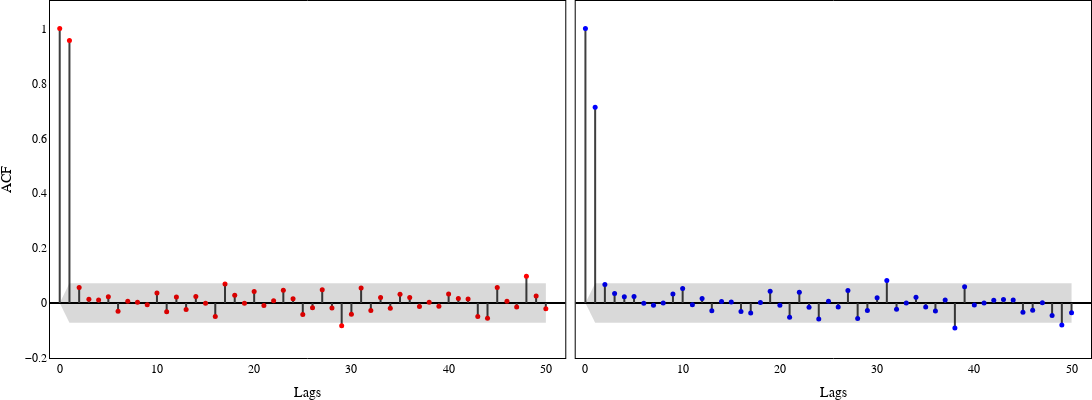

The notebook cell saved with this chart:
### Code cell
acf_eth_long = auto_correlation(eth_zoo['lambdadagger'])
acf_abs_eth_short = auto_correlation(abs(eth_zoo['lambda2dagger']))

fig = make_subplots(rows=1, cols=2,
                    horizontal_spacing=0.01)

fig['layout'].update(height=400, width=1200, showlegend=False,
                    font=dict(family='Times New Roman', size=12))

fig.add_traces([go.Scatter(x=(x,x), y=(0,acf_eth_long[0][0][x]), mode='lines', line_color='#3f3f3f') 
                for x in range(len(acf_eth_long[0][0]))], 
               rows=1, cols=1)
fig.add_traces([go.Scatter(x=np.arange(len(acf_eth_long[0][0])), y=acf_eth_long[0][0], 
                           mode='markers',marker_color='#ff0101', marker_size=5),
                go.Scatter(x=np.arange(len(acf_eth_long[0][0])), y=acf_eth_long[2], mode='lines', 
                           line_color='rgba(255,255,255,0)'),
                go.Scatter(x=np.arange(len(acf_eth_long[0][0])), y=acf_eth_long[1], mode='lines',
                           fillcolor='rgba(0, 0, 0,0.15)',fill='tonexty', line_color='rgba(255,255,255,0)')],
               rows=1, cols=1)

fig.add_traces([go.Scatter(x=(x,x), y=(0,acf_abs_eth_short[0][0][x]), mode='lines',
                           line_color='#3f3f3f') for x in range(len(acf_abs_eth_short[0][0]))], 
               rows=1, cols=2)
fig.add_traces([go.Scatter(x=np.arange(len(acf_abs_eth_short[0][0])), y=acf_abs_eth_short[0][0],
                           mode='markers',marker_color='#0000ff', marker_size=5),
                go.Scatter(x=np.arange(len(acf_abs_eth_short[0][0])), y=acf_abs_eth_short[2], 
                           mode='lines', line_color='rgba(255,255,255,0)'),
                go.Scatter(x=np.arange(len(acf_abs_eth_short[0][0])), y=acf_abs_eth_short[1], 
                           mode='lines', fillcolor='rgba(0, 0, 0,0.15)',fill='tonexty', line_color='rgba(255,255,255,0)')],
               rows=1, cols=2)


fig.update_xaxes(showline=True, linewidth=1, linecolor='black', mirror=True,showgrid=False)
fig.update_yaxes(zerolinecolor='#000000',
                 showline=True, linewidth=1, linecolor='black', mirror=True, showgrid=False)

fig['layout']['yaxis1'].update(title_text='ACF', range=[-0.2,1.1])
fig['layout']['yaxis2'].update(title_text='', range=[-0.2,1.1], showticklabels = False)

fig['layout']['xaxis1'].update(title_text='Lags', range=[-1,52])
fig['layout']['xaxis2'].update(title_text='Lags', range=[-1,52])

fig.update_layout({'plot_bgcolor': 'rgba(0,0,0,0)',
                   'paper_bgcolor': 'rgba(0,0,0,0)'},
                  font_color='#000000',
                  margin=dict(l=0,r=0,b=0,t=0))

fig.show()
fig.write_image('./image/acf_eth_long_short.pdf')

### Figure 1 — Plotly figure (JSON) as saved in the notebook; plotly's stock layout.template omitted (floating-point values rounded to 4 significant figures)
{"data": [{"line": {"color": "#3f3f3f"}, "mode": "lines", "type": "scatter", "x": [0, 0], "xaxis": "x", "y": [0, 1], "yaxis": "y"}, {"line": {"color": "#3f3f3f"}, "mode": "lines", "type": "scatter", "x": [1, 1], "xaxis": "x", "y": [0, 0.9564], "yaxis": "y"}, {"line": {"color": "#3f3f3f"}, "mode": "lines", "type": "scatter", "x": [2, 2], "xaxis": "x", "y": [0, 0.05635], "yaxis": "y"}, {"line": {"color": "#3f3f3f"}, "mode": "lines", "type": "scatter", "x": [3, 3], "xaxis": "x", "y": [0, 0.01387], "yaxis": "y"}, {"line": {"color": "#3f3f3f"}, "mode": "lines", "type": "scatter", "x": [4, 4], "xaxis": "x", "y": [0, 0.01147], "yaxis": "y"}, {"line": {"color": "#3f3f3f"}, "mode": "lines", "type": "scatter", "x": [5, 5], "xaxis": "x", "y": [0, 0.02285], "yaxis": "y"}, {"line": {"color": "#3f3f3f"}, "mode": "lines", "type": "scatter", "x": [6, 6], "xaxis": "x", "y": [0, -0.0298], "yaxis": "y"}, {"line": {"color": "#3f3f3f"}, "mode": "lines", "type": "scatter", "x": [7, 7], "xaxis": "x", "y": [0, 0.006724], "yaxis": "y"}, {"line": {"color": "#3f3f3f"}, "mode": "lines", "type": "scatter", "x": [8, 8], "xaxis": "x", "y": [0, 0.002827], "yaxis": "y"}, {"line": {"color": "#3f3f3f"}, "mode": "lines", "type": "scatter", "x": [9, 9], "xaxis": "x", "y": [0, -0.005995], "yaxis": "y"}, {"line": {"color": "#3f3f3f"}, "mode": "lines", "type": "scatter", "x": [10, 10], "xaxis": "x", "y": [0, 0.03677], "yaxis": "y"}, {"line": {"color": "#3f3f3f"}, "mode": "lines", "type": "scatter", "x": [11, 11], "xaxis": "x", "y": [0, -0.03158], "yaxis": "y"}, {"line": {"color": "#3f3f3f"}, "mode": "lines", "type": "scatter", "x": [12, 12], "xaxis": "x", "y": [0, 0.02246], "yaxis": "y"}, {"line": {"color": "#3f3f3f"}, "mode": "lines", "type": "scatter", "x": [13, 13], "xaxis": "x", "y": [0, -0.02344], "yaxis": "y"}, {"line": {"color": "#3f3f3f"}, "mode": "lines", "type": "scatter", "x": [14, 14], "xaxis": "x", "y": [0, 0.02423], "yaxis": "y"}, {"line": {"color": "#3f3f3f"}, "mode": "lines", "type": "scatter", "x": [15, 15], "xaxis": "x", "y": [0, -0.0003548], "yaxis": "y"}, {"line": {"color": "#3f3f3f"}, "mode": "lines", "type": "scatter", "x": [16, 16], "xaxis": "x", "y": [0, -0.0489], "yaxis": "y"}, {"line": {"color": "#3f3f3f"}, "mode": "lines", "type": "scatter", "x": [17, 17], "xaxis": "x", "y": [0, 0.06906], "yaxis": "y"}, {"line": {"color": "#3f3f3f"}, "mode": "lines", "type": "scatter", "x": [18, 18], "xaxis": "x", "y": [0, 0.02846], "yaxis": "y"}, {"line": {"color": "#3f3f3f"}, "mode": "lines", "type": "scatter", "x": [19, 19], "xaxis": "x", "y": [0, -0.0008777], "yaxis": "y"}, {"line": {"color": "#3f3f3f"}, "mode": "lines", "type": "scatter", "x": [20, 20], "xaxis": "x", "y": [0, 0.04213], "yaxis": "y"}, {"line": {"color": "#3f3f3f"}, "mode": "lines", "type": "scatter", "x": [21, 21], "xaxis": "x", "y": [0, -0.008585], "yaxis": "y"}, {"line": {"color": "#3f3f3f"}, "mode": "lines", "type": "scatter", "x": [22, 22], "xaxis": "x", "y": [0, 0.008207], "yaxis": "y"}, {"line": {"color": "#3f3f3f"}, "mode": "lines", "type": "scatter", "x": [23, 23], "xaxis": "x", "y": [0, 0.04701], "yaxis": "y"}, {"line": {"color": "#3f3f3f"}, "mode": "lines", "type": "scatter", "x": [24, 24], "xaxis": "x", "y": [0, 0.01535], "yaxis": "y"}, {"line": {"color": "#3f3f3f"}, "mode": "lines", "type": "scatter", "x": [25, 25], "xaxis": "x", "y": [0, -0.04114], "yaxis": "y"}, {"line": {"color": "#3f3f3f"}, "mode": "lines", "type": "scatter", "x": [26, 26], "xaxis": "x", "y": [0, -0.01705], "yaxis": "y"}, {"line": {"color": "#3f3f3f"}, "mode": "lines", "type": "scatter", "x": [27, 27], "xaxis": "x", "y": [0, 0.04822], "yaxis": "y"}, {"line": {"color": "#3f3f3f"}, "mode": "lines", "type": "scatter", "x": [28, 28], "xaxis": "x", "y": [0, -0.01808], "yaxis": "y"}, {"line": {"color": "#3f3f3f"}, "mode": "lines", "type": "scatter", "x": [29, 29], "xaxis": "x", "y": [0, -0.08226], "yaxis": "y"}, {"line": {"color": "#3f3f3f"}, "mode": "lines", "type": "scatter", "x": [30, 30], "xaxis": "x", "y": [0, -0.04074], "yaxis": "y"}, {"line": {"color": "#3f3f3f"}, "mode": "lines", "type": "scatter", "x": [31, 31], "xaxis": "x", "y": [0, 0.05452], "yaxis": "y"}, {"line": {"color": "#3f3f3f"}, "mode": "lines", "type": "scatter", "x": [32, 32], "xaxis": "x", "y": [0, -0.02662], "yaxis": "y"}, {"line": {"color": "#3f3f3f"}, "mode": "lines", "type": "scatter", "x": [33, 33], "xaxis": "x", "y": [0, 0.02054], "yaxis": "y"}, {"line": {"color": "#3f3f3f"}, "mode": "lines", "type": "scatter", "x": [34, 34], "xaxis": "x", "y": [0, -0.01839], "yaxis": "y"}, {"line": {"color": "#3f3f3f"}, "mode": "lines", "type": "scatter", "x": [35, 35], "xaxis": "x", "y": [0, 0.03248], "yaxis": "y"}, {"line": {"color": "#3f3f3f"}, "mode": "lines", "type": "scatter", "x": [36, 36], "xaxis": "x", "y": [0, 0.02059], "yaxis": "y"}, {"line": {"color": "#3f3f3f"}, "mode": "lines", "type": "scatter", "x": [37, 37], "xaxis": "x", "y": [0, -0.01205], "yaxis": "y"}, {"line": {"color": "#3f3f3f"}, "mode": "lines", "type": "scatter", "x": [38, 38], "xaxis": "x", "y": [0, 0.003252], "yaxis": "y"}, {"line": {"color": "#3f3f3f"}, "mode": "lines", "type": "scatter", "x": [39, 39], "xaxis": "x", "y": [0, -0.0119], "yaxis": "y"}, {"line": {"color": "#3f3f3f"}, "mode": "lines", "type": "scatter", "x": [40, 40], "xaxis": "x", "y": [0, 0.03261], "yaxis": "y"}, {"line": {"color": "#3f3f3f"}, "mode": "lines", "type": "scatter", "x": [41, 41], "xaxis": "x", "y": [0, 0.0164], "yaxis": "y"}, {"line": {"color": "#3f3f3f"}, "mode": "lines", "type": "scatter", "x": [42, 42], "xaxis": "x", "y": [0, 0.01525], "yaxis": "y"}, {"line": {"color": "#3f3f3f"}, "mode": "lines", "type": "scatter", "x": [43, 43], "xaxis": "x", "y": [0, -0.0492], "yaxis": "y"}, {"line": {"color": "#3f3f3f"}, "mode": "lines", "type": "scatter", "x": [44, 44], "xaxis": "x", "y": [0, -0.05568], "yaxis": "y"}, {"line": {"color": "#3f3f3f"}, "mode": "lines", "type": "scatter", "x": [45, 45], "xaxis": "x", "y": [0, 0.05648], "yaxis": "y"}, {"line": {"color": "#3f3f3f"}, "mode": "lines", "type": "scatter", "x": [46, 46], "xaxis": "x", "y": [0, 0.006512], "yaxis": "y"}, {"line": {"color": "#3f3f3f"}, "mode": "lines", "type": "scatter", "x": [47, 47], "xaxis": "x", "y": [0, -0.01474], "yaxis": "y"}, {"line": {"color": "#3f3f3f"}, "mode": "lines", "type": "scatter", "x": [48, 48], "xaxis": "x", "y": [0, 0.09788], "yaxis": "y"}, {"line": {"color": "#3f3f3f"}, "mode": "lines", "type": "scatter", "x": [49, 49], "xaxis": "x", "y": [0, 0.02619], "yaxis": "y"}, {"line": {"color": "#3f3f3f"}, "mode": "lines", "type": "scatter", "x": [50, 50], "xaxis": "x", "y": [0, -0.02103], "yaxis": "y"}, {"marker": {"color": "#ff0101", "size": 5}, "mode": "markers", "type": "scatter", "x": [0, 1, 2, 3, 4, 5, 6, 7, 8, 9, 10, 11, 12, 13, 14, 15, 16, 17, 18, 19, 20, 21, 22, 23, 24, 25, 26, 27, 28, 29, 30, 31, 32, 33, 34, 35, 36, 37, 38, 39, 40, 41, 42, 43, 44, 45, 46, 47, 48, 49, 50], "xaxis": "x", "y": [1, 0.9564, 0.05635, 0.01387, 0.01147, 0.02285, -0.0298, 0.006724, 0.002827, -0.005995, 0.03677, -0.03158, 0.02246, -0.02344, 0.02423, -0.0003548, -0.0489, 0.06906, 0.02846, -0.0008777, 0.04213, -0.008585, 0.008207, 0.04701, 0.01535, -0.04114, -0.01705, 0.04822, -0.01808, -0.08226, -0.04074, 0.05452, -0.02662, 0.02054, -0.01839, 0.03248, 0.02059, -0.01205, 0.003252, -0.0119, 0.03261, 0.0164, 0.01525, -0.0492, -0.05568, 0.05648, 0.006512, -0.01474, 0.09788, 0.02619, -0.02103], "yaxis": "y"}, {"line": {"color": "rgba(255,255,255,0)"}, "mode": "lines", "type": "scatter", "x": [0, 1, 2, 3, 4, 5, 6, 7, 8, 9, 10, 11, 12, 13, 14, 15, 16, 17, 18, 19, 20, 21, 22, 23, 24, 25, 26, 27, 28, 29, 30, 31, 32, 33, 34, 35, 36, 37, 38, 39, 40, 41, 42, 43, 44, 45, 46, 47, 48, 49, 50], "xaxis": "x", "y": [0, 0.07205, 0.07205, 0.07205, 0.07205, 0.07205, 0.07205, 0.07205, 0.07205, 0.07205, 0.07205, 0.07205, 0.07205, 0.07205, 0.07205, 0.07205, 0.07205, 0.07205, 0.07205, 0.07205, 0.07205, 0.07205, 0.07205, 0.07205, 0.07205, 0.07205, 0.07205, 0.07205, 0.07205, 0.07205, 0.07205, 0.07205, 0.07205, 0.07205, 0.07205, 0.07205, 0.07205, 0.07205, 0.07205, 0.07205, 0.07205, 0.07205, 0.07205, 0.07205, 0.07205, 0.07205, 0.07205, 0.07205, 0.07205, 0.07205, 0.07205], "yaxis": "y"}, {"fill": "tonexty", "fillcolor": "rgba(0, 0, 0,0.15)", "line": {"color": "rgba(255,255,255,0)"}, "mode": "lines", "type": "scatter", "x": [0, 1, 2, 3, 4, 5, 6, 7, 8, 9, 10, 11, 12, 13, 14, 15, 16, 17, 18, 19, 20, 21, 22, 23, 24, 25, 26, 27, 28, 29, 30, 31, 32, 33, 34, 35, 36, 37, 38, 39, 40, 41, 42, 43, 44, 45, 46, 47, 48, 49, 50], "xaxis": "x", "y": [0, -0.07205, -0.07205, -0.07205, -0.07205, -0.07205, -0.07205, -0.07205, -0.07205, -0.07205, -0.07205, -0.07205, -0.07205, -0.07205, -0.07205, -0.07205, -0.07205, -0.07205, -0.07205, -0.07205, -0.07205, -0.07205, -0.07205, -0.07205, -0.07205, -0.07205, -0.07205, -0.07205, -0.07205, -0.07205, -0.07205, -0.07205, -0.07205, -0.07205, -0.07205, -0.07205, -0.07205, -0.07205, -0.07205, -0.07205, -0.07205, -0.07205, -0.07205, -0.07205, -0.07205, -0.07205, -0.07205, -0.07205, -0.07205, -0.07205, -0.07205], "yaxis": "y"}, {"line": {"color": "#3f3f3f"}, "mode": "lines", "type": "scatter", "x": [0, 0], "xaxis": "x2", "y": [0, 1], "yaxis": "y2"}, {"line": {"color": "#3f3f3f"}, "mode": "lines", "type": "scatter", "x": [1, 1], "xaxis": "x2", "y": [0, 0.7134], "yaxis": "y2"}, {"line": {"color": "#3f3f3f"}, "mode": "lines", "type": "scatter", "x": [2, 2], "xaxis": "x2", "y": [0, 0.06734], "yaxis": "y2"}, {"line": {"color": "#3f3f3f"}, "mode": "lines", "type": "scatter", "x": [3, 3], "xaxis": "x2", "y": [0, 0.03515], "yaxis": "y2"}, {"line": {"color": "#3f3f3f"}, "mode": "lines", "type": "scatter", "x": [4, 4], "xaxis": "x2", "y": [0, 0.02292], "yaxis": "y2"}, {"line": {"color": "#3f3f3f"}, "mode": "lines", "type": "scatter", "x": [5, 5], "xaxis": "x2", "y": [0, 0.02373], "yaxis": "y2"}, {"line": {"color": "#3f3f3f"}, "mode": "lines", "type": "scatter", "x": [6, 6], "xaxis": "x2", "y": [0, -0.0008397], "yaxis": "y2"}, {"line": {"color": "#3f3f3f"}, "mode": "lines", "type": "scatter", "x": [7, 7], "xaxis": "x2", "y": [0, -0.008154], "yaxis": "y2"}, {"line": {"color": "#3f3f3f"}, "mode": "lines", "type": "scatter", "x": [8, 8], "xaxis": "x2", "y": [0, 0.000599], "yaxis": "y2"}, {"line": {"color": "#3f3f3f"}, "mode": "lines", "type": "scatter", "x": [9, 9], "xaxis": "x2", "y": [0, 0.03342], "yaxis": "y2"}, {"line": {"color": "#3f3f3f"}, "mode": "lines", "type": "scatter", "x": [10, 10], "xaxis": "x2", "y": [0, 0.05305], "yaxis": "y2"}, {"line": {"color": "#3f3f3f"}, "mode": "lines", "type": "scatter", "x": [11, 11], "xaxis": "x2", "y": [0, -0.006386], "yaxis": "y2"}, {"line": {"color": "#3f3f3f"}, "mode": "lines", "type": "scatter", "x": [12, 12], "xaxis": "x2", "y": [0, 0.0166], "yaxis": "y2"}, {"line": {"color": "#3f3f3f"}, "mode": "lines", "type": "scatter", "x": [13, 13], "xaxis": "x2", "y": [0, -0.02802], "yaxis": "y2"}, {"line": {"color": "#3f3f3f"}, "mode": "lines", "type": "scatter", "x": [14, 14], "xaxis": "x2", "y": [0, 0.00593], "yaxis": "y2"}, {"line": {"color": "#3f3f3f"}, "mode": "lines", "type": "scatter", "x": [15, 15], "xaxis": "x2", "y": [0, 0.004117], "yaxis": "y2"}, {"line": {"color": "#3f3f3f"}, "mode": "lines", "type": "scatter", "x": [16, 16], "xaxis": "x2", "y": [0, -0.03048], "yaxis": "y2"}, {"line": {"color": "#3f3f3f"}, "mode": "lines", "type": "scatter", "x": [17, 17], "xaxis": "x2", "y": [0, -0.03624], "yaxis": "y2"}, {"line": {"color": "#3f3f3f"}, "mode": "lines", "type": "scatter", "x": [18, 18], "xaxis": "x2", "y": [0, 0.002065], "yaxis": "y2"}, {"line": {"color": "#3f3f3f"}, "mode": "lines", "type": "scatter", "x": [19, 19], "xaxis": "x2", "y": [0, 0.04272], "yaxis": "y2"}, {"line": {"color": "#3f3f3f"}, "mode": "lines", "type": "scatter", "x": [20, 20], "xaxis": "x2", "y": [0, -0.007902], "yaxis": "y2"}, {"line": {"color": "#3f3f3f"}, "mode": "lines", "type": "scatter", "x": [21, 21], "xaxis": "x2", "y": [0, -0.05154], "yaxis": "y2"}, {"line": {"color": "#3f3f3f"}, "mode": "lines", "type": "scatter", "x": [22, 22], "xaxis": "x2", "y": [0, 0.03975], "yaxis": "y2"}, {"line": {"color": "#3f3f3f"}, "mode": "lines", "type": "scatter", "x": [23, 23], "xaxis": "x2", "y": [0, -0.01476], "yaxis": "y2"}, {"line": {"color": "#3f3f3f"}, "mode": "lines", "type": "scatter", "x": [24, 24], "xaxis": "x2", "y": [0, -0.05775], "yaxis": "y2"}, {"line": {"color": "#3f3f3f"}, "mode": "lines", "type": "scatter", "x": [25, 25], "xaxis": "x2", "y": [0, 0.006522], "yaxis": "y2"}, {"line": {"color": "#3f3f3f"}, "mode": "lines", "type": "scatter", "x": [26, 26], "xaxis": "x2", "y": [0, -0.01396], "yaxis": "y2"}, {"line": {"color": "#3f3f3f"}, "mode": "lines", "type": "scatter", "x": [27, 27], "xaxis": "x2", "y": [0, 0.04614], "yaxis": "y2"}, {"line": {"color": "#3f3f3f"}, "mode": "lines", "type": "scatter", "x": [28, 28], "xaxis": "x2", "y": [0, -0.05621], "yaxis": "y2"}, {"line": {"color": "#3f3f3f"}, "mode": "lines", "type": "scatter", "x": [29, 29], "xaxis": "x2", "y": [0, -0.02712], "yaxis": "y2"}, {"line": {"color": "#3f3f3f"}, "mode": "lines", "type": "scatter", "x": [30, 30], "xaxis": "x2", "y": [0, 0.01912], "yaxis": "y2"}, {"line": {"color": "#3f3f3f"}, "mode": "lines", "type": "scatter", "x": [31, 31], "xaxis": "x2", "y": [0, 0.08204], "yaxis": "y2"}, {"line": {"color": "#3f3f3f"}, "mode": "lines", "type": "scatter", "x": [32, 32], "xaxis": "x2", "y": [0, -0.02293], "yaxis": "y2"}, {"line": {"color": "#3f3f3f"}, "mode": "lines", "type": "scatter", "x": [33, 33], "xaxis": "x2", "y": [0, -1.657e-05], "yaxis": "y2"}, {"line": {"color": "#3f3f3f"}, "mode": "lines", "type": "scatter", "x": [34, 34], "xaxis": "x2", "y": [0, 0.02079], "yaxis": "y2"}, {"line": {"color": "#3f3f3f"}, "mode": "lines", "type": "scatter", "x": [35, 35], "xaxis": "x2", "y": [0, -0.01408], "yaxis": "y2"}, {"line": {"color": "#3f3f3f"}, "mode": "lines", "type": "scatter", "x": [36, 36], "xaxis": "x2", "y": [0, -0.02856], "yaxis": "y2"}, {"line": {"color": "#3f3f3f"}, "mode": "lines", "type": "scatter", "x": [37, 37], "xaxis": "x2", "y": [0, 0.01154], "yaxis": "y2"}, {"line": {"color": "#3f3f3f"}, "mode": "lines", "type": "scatter", "x": [38, 38], "xaxis": "x2", "y": [0, -0.09043], "yaxis": "y2"}, {"line": {"color": "#3f3f3f"}, "mode": "lines", "type": "scatter", "x": [39, 39], "xaxis": "x2", "y": [0, 0.05914], "yaxis": "y2"}, {"line": {"color": "#3f3f3f"}, "mode": "lines", "type": "scatter", "x": [40, 40], "xaxis": "x2", "y": [0, -0.006579], "yaxis": "y2"}, {"line": {"color": "#3f3f3f"}, "mode": "lines", "type": "scatter", "x": [41, 41], "xaxis": "x2", "y": [0, 0.0005956], "yaxis": "y2"}, {"line": {"color": "#3f3f3f"}, "mode": "lines", "type": "scatter", "x": [42, 42], "xaxis": "x2", "y": [0, 0.01052], "yaxis": "y2"}, {"line": {"color": "#3f3f3f"}, "mode": "lines", "type": "scatter", "x": [43, 43], "xaxis": "x2", "y": [0, 0.01344], "yaxis": "y2"}, {"line": {"color": "#3f3f3f"}, "mode": "lines", "type": "scatter", "x": [44, 44], "xaxis": "x2", "y": [0, 0.01162], "yaxis": "y2"}, {"line": {"color": "#3f3f3f"}, "mode": "lines", "type": "scatter", "x": [45, 45], "xaxis": "x2", "y": [0, -0.03363], "yaxis": "y2"}, {"line": {"color": "#3f3f3f"}, "mode": "lines", "type": "scatter", "x": [46, 46], "xaxis": "x2", "y": [0, -0.02575], "yaxis": "y2"}, {"line": {"color": "#3f3f3f"}, "mode": "lines", "type": "scatter", "x": [47, 47], "xaxis": "x2", "y": [0, 0.001435], "yaxis": "y2"}, {"line": {"color": "#3f3f3f"}, "mode": "lines", "type": "scatter", "x": [48, 48], "xaxis": "x2", "y": [0, -0.0452], "yaxis": "y2"}, {"line": {"color": "#3f3f3f"}, "mode": "lines", "type": "scatter", "x": [49, 49], "xaxis": "x2", "y": [0, -0.07969], "yaxis": "y2"}, {"line": {"color": "#3f3f3f"}, "mode": "lines", "type": "scatter", "x": [50, 50], "xaxis": "x2", "y": [0, -0.03546], "yaxis": "y2"}, {"marker": {"color": "#0000ff", "size": 5}, "mode": "markers", "type": "scatter", "x": [0, 1, 2, 3, 4, 5, 6, 7, 8, 9, 10, 11, 12, 13, 14, 15, 16, 17, 18, 19, 20, 21, 22, 23, 24, 25, 26, 27, 28, 29, 30, 31, 32, 33, 34, 35, 36, 37, 38, 39, 40, 41, 42, 43, 44, 45, 46, 47, 48, 49, 50], "xaxis": "x2", "y": [1, 0.7134, 0.06734, 0.03515, 0.02292, 0.02373, -0.0008397, -0.008154, 0.000599, 0.03342, 0.05305, -0.006386, 0.0166, -0.02802, 0.00593, 0.004117, -0.03048, -0.03624, 0.002065, 0.04272, -0.007902, -0.05154, 0.03975, -0.01476, -0.05775, 0.006522, -0.01396, 0.04614, -0.05621, -0.02712, 0.01912, 0.08204, -0.02293, -1.657e-05, 0.02079, -0.01408, -0.02856, 0.01154, -0.09043, 0.05914, -0.006579, 0.0005956, 0.01052, 0.01344, 0.01162, -0.03363, -0.02575, 0.001435, -0.0452, -0.07969, -0.03546], "yaxis": "y2"}, {"line": {"color": "rgba(255,255,255,0)"}, "mode": "lines", "type": "scatter", "x": [0, 1, 2, 3, 4, 5, 6, 7, 8, 9, 10, 11, 12, 13, 14, 15, 16, 17, 18, 19, 20, 21, 22, 23, 24, 25, 26, 27, 28, 29, 30, 31, 32, 33, 34, 35, 36, 37, 38, 39, 40, 41, 42, 43, 44, 45, 46, 47, 48, 49, 50], "xaxis": "x2", "y": [0, 0.07205, 0.07205, 0.07205, 0.07205, 0.07205, 0.07205, 0.07205, 0.07205, 0.07205, 0.07205, 0.07205, 0.07205, 0.07205, 0.07205, 0.07205, 0.07205, 0.07205, 0.07205, 0.07205, 0.07205, 0.07205, 0.07205, 0.07205, 0.07205, 0.07205, 0.07205, 0.07205, 0.07205, 0.07205, 0.07205, 0.07205, 0.07205, 0.07205, 0.07205, 0.07205, 0.07205, 0.07205, 0.07205, 0.07205, 0.07205, 0.07205, 0.07205, 0.07205, 0.07205, 0.07205, 0.07205, 0.07205, 0.07205, 0.07205, 0.07205], "yaxis": "y2"}, {"fill": "tonexty", "fillcolor": "rgba(0, 0, 0,0.15)", "line": {"color": "rgba(255,255,255,0)"}, "mode": "lines", "type": "scatter", "x": [0, 1, 2, 3, 4, 5, 6, 7, 8, 9, 10, 11, 12, 13, 14, 15, 16, 17, 18, 19, 20, 21, 22, 23, 24, 25, 26, 27, 28, 29, 30, 31, 32, 33, 34, 35, 36, 37, 38, 39, 40, 41, 42, 43, 44, 45, 46, 47, 48, 49, 50], "xaxis": "x2", "y": [0, -0.07205, -0.07205, -0.07205, -0.07205, -0.07205, -0.07205, -0.07205, -0.07205, -0.07205, -0.07205, -0.07205, -0.07205, -0.07205, -0.07205, -0.07205, -0.07205, -0.07205, -0.07205, -0.07205, -0.07205, -0.07205, -0.07205, -0.07205, -0.07205, -0.07205, -0.07205, -0.07205, -0.07205, -0.07205, -0.07205, -0.07205, -0.07205, -0.07205, -0.07205, -0.07205, -0.07205, -0.07205, -0.07205, -0.07205, -0.07205, -0.07205, -0.07205, -0.07205, -0.07205, -0.07205, -0.07205, -0.07205, -0.07205, -0.07205, -0.07205], "yaxis": "y2"}], "layout": {"font": {"color": "#000000", "family": "Times New Roman", "size": 12}, "height": 400, "margin": {"b": 0, "l": 0, "r": 0, "t": 0}, "paper_bgcolor": "rgba(0,0,0,0)", "plot_bgcolor": "rgba(0,0,0,0)", "showlegend": false, "width": 1200, "xaxis": {"anchor": "y", "domain": [0, 0.495], "linecolor": "black", "linewidth": 1, "mirror": true, "range": [-1, 52], "showgrid": false, "showline": true, "title": {"text": "Lags"}}, "xaxis2": {"anchor": "y2", "domain": [0.505, 1], "linecolor": "black", "linewidth": 1, "mirror": true, "range": [-1, 52], "showgrid": false, "showline": true, "title": {"text": "Lags"}}, "yaxis": {"anchor": "x", "domain": [0, 1], "linecolor": "black", "linewidth": 1, "mirror": true, "range": [-0.2, 1.1], "showgrid": false, "showline": true, "title": {"text": "ACF"}, "zerolinecolor": "#000000"}, "yaxis2": {"anchor": "x2", "domain": [0, 1], "linecolor": "black", "linewidth": 1, "mirror": true, "range": [-0.2, 1.1], "showgrid": false, "showline": true, "showticklabels": false, "title": {"text": ""}, "zerolinecolor": "#000000"}}}
